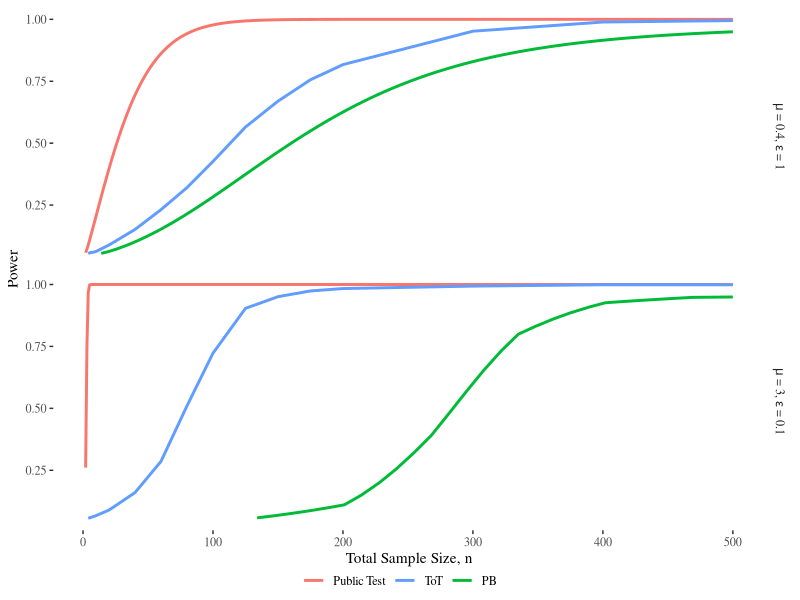
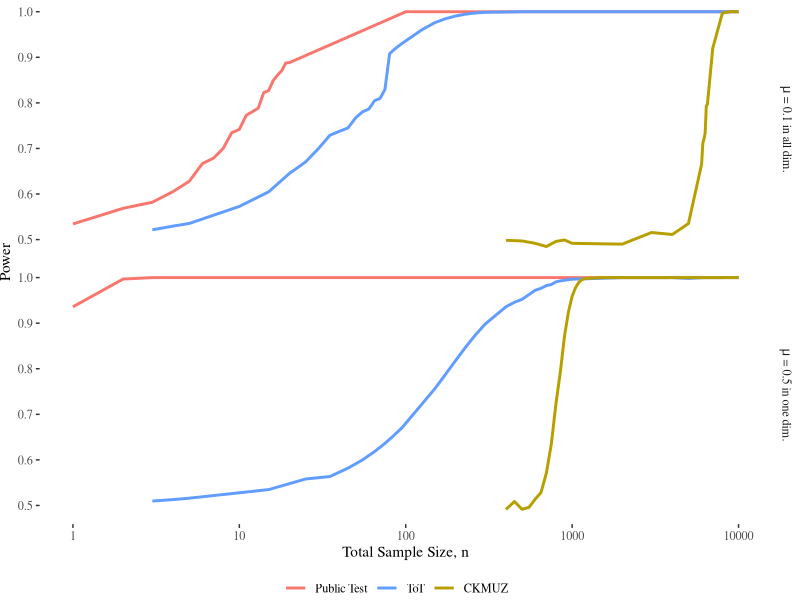
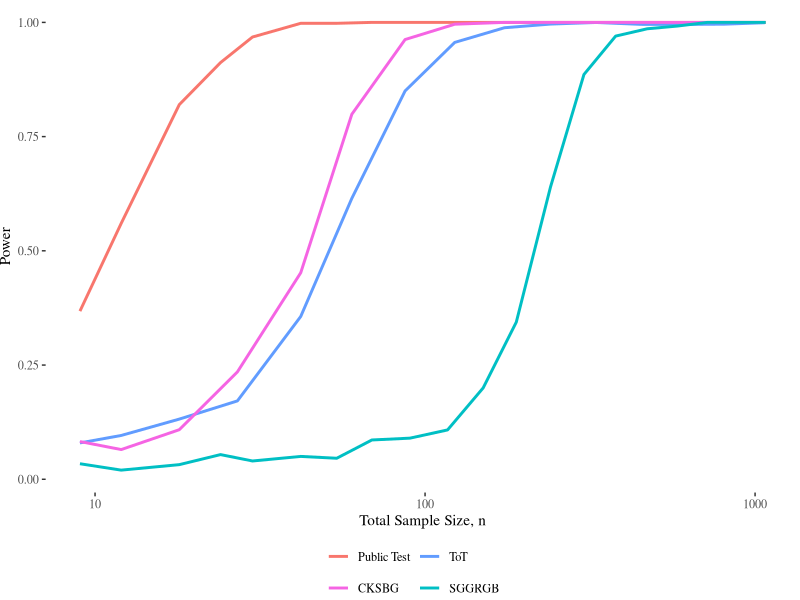
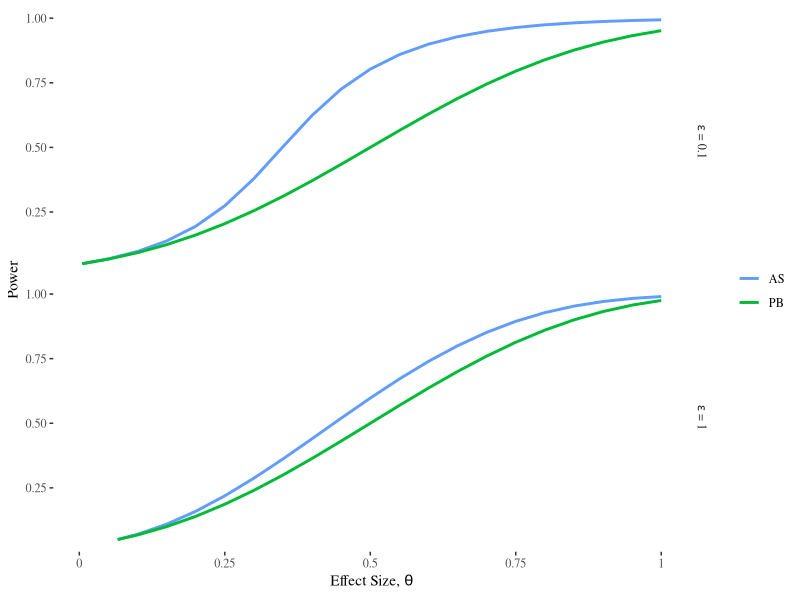
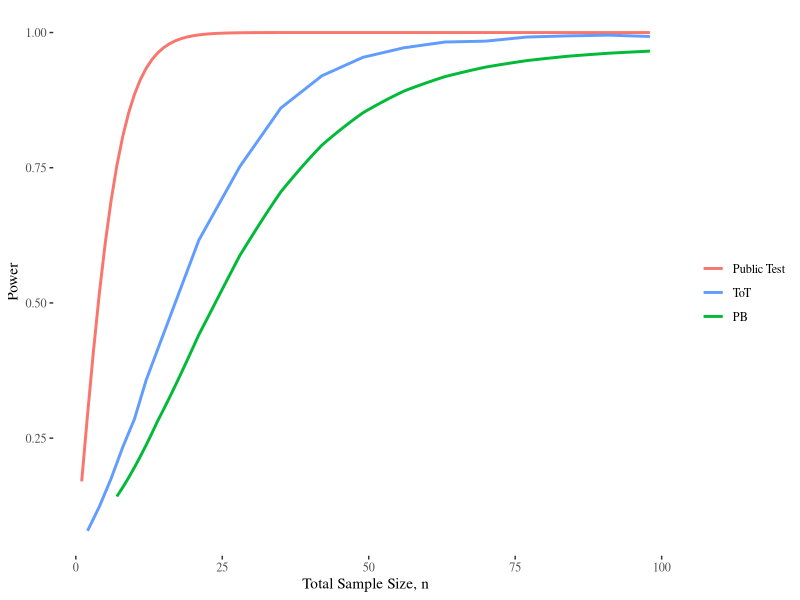
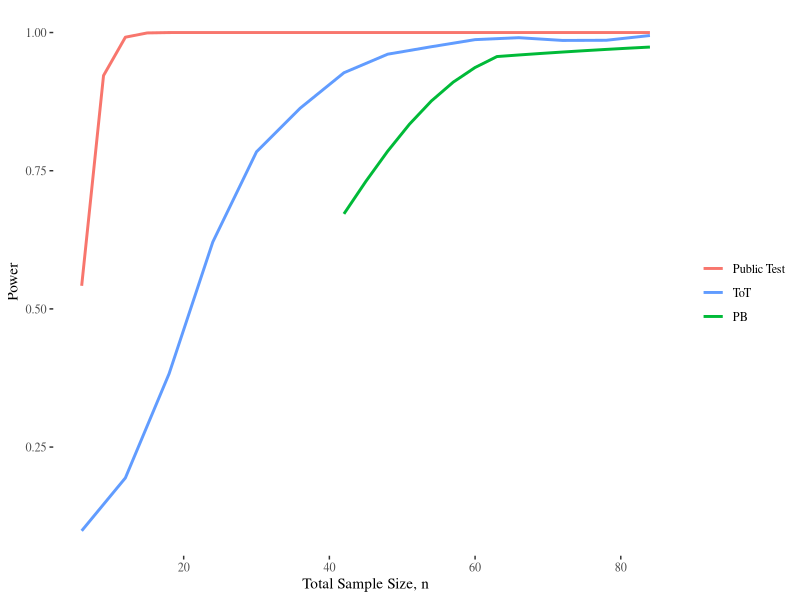
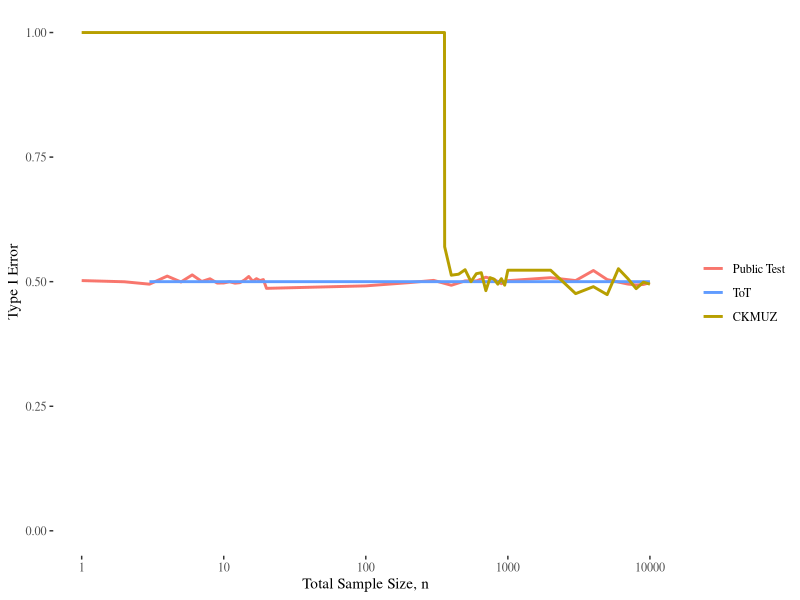
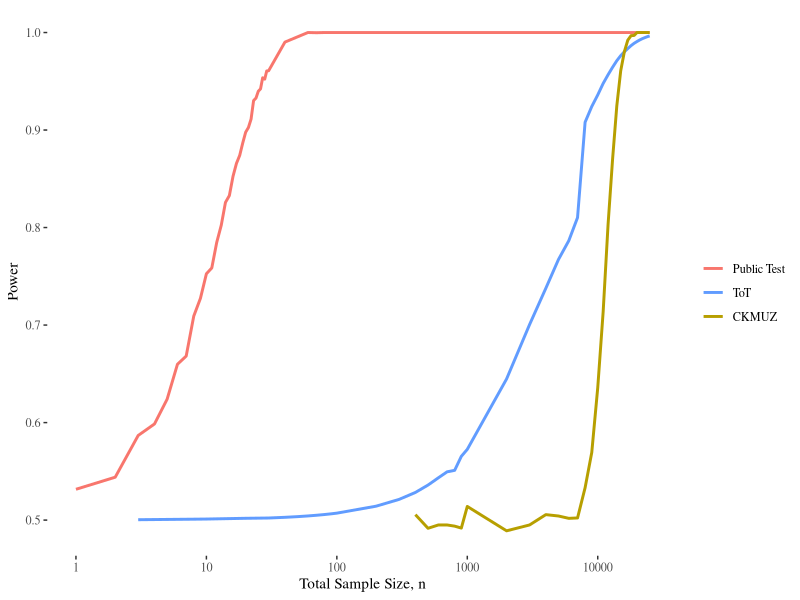

Write R code to recreate these figures, in order.
## ---- chunk 1
knitr::opts_chunk$set(echo = TRUE, fig.width = 8, fig.height = 1.75)
library(readr)
library(tidyverse)
library(ggthemes)
library(purrr)

plot_colors <- c("#F8766D", # Public Test
                 "#B79F00", # Canonne et al. (CKMUZ)
                 "#00BA38", # Pena-Barrientos (PB)
                 "#00BFC4", # Swanberg et al. (SGGRGB)
                 "#619CFF", # Test of Tests (ToT)/ Awan and Slavkovic (AS)
                 "#F564E3") # Couch et al. (CKSBG)
## ---- chunk 2
Figure_2 <- read_csv("figures_data/Figure_2.csv", show_col_types = FALSE)

Figure_2 %>%
  # Adjust Order of Tests in Legend
  mutate(test = factor(test, levels = c("Public Test", "ToT", "PB"))) %>%
  # Create a Variable of Facet Labels
  mutate(eff = paste0("mu*' = ", eff,", '*epsilon*' = ", eps,"'")) %>%
  ggplot(aes(x = n, y = power, color = test)) +
  geom_line(linewidth =  1) +
  facet_grid(rows = vars(eff), labeller = label_parsed) +
  scale_color_manual(values = plot_colors[c(1,5,3)]) +
  labs(x = "Total Sample Size, n", y = "Power", color = "") +
  theme_tufte() +
  theme(legend.position="bottom", legend.margin=margin(-10,0,0,-20))

ggsave("ICML_plots/Fig2.pdf", width = 3.25, height = 4, 
       dpi=600, units = "in", device = "pdf")
## ---- chunk 3
Figure_3 <- read_csv("figures_data/Figure_3.csv", show_col_types = FALSE)

Figure_3 %>%
  # Adjust Order of Tests in Legend
  mutate(test = factor(test, levels = c("Public Test", "ToT", "CKMUZ"))) %>%
  # Create a Variable of Facet Labels
  mutate(eff = case_when(eff == 0.5 ~ "mu*' = 0.5 in one dim.'",
                         eff == 0.1 ~ "mu*' = 0.1 in all dim.'")) %>%
  ggplot(aes(x = n, y = power, color = test)) + 
  geom_line(linewidth =  1) + 
  facet_grid(rows = vars(eff), labeller = label_parsed) +
  labs(x = "Total Sample Size, n", y = "Power", color = "") +
  scale_x_log10() + theme_tufte() +
  scale_color_manual(values = plot_colors[c(1,5,2)]) + 
  theme(legend.position="bottom", legend.margin=margin(0,0,0,-20),
        plot.margin=grid::unit(c(0,0,0,0), "mm"))

ggsave("ICML_plots/Fig3.pdf", width = 3.25, height = 4, 
       dpi=600, units = "in")
## ---- chunk 4
Figure_4 <- read_csv("figures_data/Figure_4.csv", show_col_types = FALSE)

Figure_4 %>%
  # Adjust Order of Tests in Legend
  mutate(test = factor(test, levels = c("Public Test", "ToT",
                                        "CKSBG", "SGGRGB"))) %>%
  ggplot(aes(x = n, y = power, color = test)) + geom_line(linewidth =  1) +
  labs(x = "Total Sample Size, n", y = "Power", color = "") + 
  scale_x_log10() + theme_tufte() +
  scale_color_manual(values = plot_colors[c(1,5,6,4)]) + 
  theme(legend.position="bottom", legend.margin=margin(0,0,0,-20),
      plot.margin=grid::unit(c(0,0,0,0), "mm")) +
  guides(color=guide_legend(nrow=2, byrow=TRUE))

ggsave("ICML_plots/Fig4.pdf", width = 3.25, height = 2.75,
       dpi=600, units = "in")
## ---- chunk 5
Figure_5 <- read_csv("figures_data/Figure_5.csv", show_col_types = FALSE)

Figure_5 %>%
  mutate(epsilon = paste0("epsilon*' = ", eps,"'")) %>%
  mutate(test = case_when(test == "Awan & Slavkovic" ~ "AS", 
                          test == "Pena & Barrientos" ~ "PB")) %>%
  ggplot(aes(x = theta, y = power, color = test)) +
  geom_line(linewidth =  1) +
  facet_grid(rows = vars(epsilon), labeller = label_parsed) +
  labs(x = expression("Effect Size, "*theta), color = "", y = "Power") +
  scale_color_manual(values = plot_colors[c(5,3)]) +
  scale_x_continuous(labels = c(0, 0.25, 0.5, 0.75, 1)) +
  theme_tufte()

ggsave("ICML_plots/Fig5.pdf", width = 6.75, height = 1.75*2,
       dpi=600, units = "in")
## ---- chunk 6
Figure_6 <- read_csv("figures_data/Figure_6.csv", show_col_types = FALSE)

Figure_6 %>%
  mutate(test = case_when(test == "Public" ~ "Public Test", 
                          test == "PB" ~ "PB",
                          test == "ToT" ~ "ToT")) %>%
  mutate(test = factor(test, levels = c("Public Test", "ToT", "PB"))) %>%
  ggplot(aes(x = n, y = power, color = test)) +
  geom_line(linewidth =  1) +
  scale_color_manual(values = plot_colors[c(1,5,3)]) +
  labs(x = "Total Sample Size, n", y = "Power", color = "") +
  theme_tufte()

ggsave("ICML_plots/Fig6.pdf", width = 6.75, height = 1.75,
       dpi=600, units = "in")
## ---- chunk 7
Figure_7 <- read_csv("figures_data/Figure_7.csv", show_col_types = FALSE)

Figure_7 %>%
  mutate(test = case_when(test == "Public" ~ "Public Test", 
                          test == "PB" ~ "PB",
                          test == "ToT" ~ "ToT")) %>%
  mutate(test = factor(test, levels = c("Public Test", "ToT", "PB"))) %>%
  ggplot(aes(x = n, y = power, color = test)) +
  geom_line(linewidth =  1) +
  scale_color_manual(values = plot_colors[c(1,5,3)]) +
  labs(x = "Total Sample Size, n", y = "Power", color = "") +
  theme_tufte()

ggsave("ICML_plots/Fig7.pdf", width = 6.75, height = 1.75,
       dpi=600, units = "in")
## ---- chunk 8
Figure_8 <- read_csv("figures_data/Figure_8.csv", show_col_types = FALSE)

Figure_8 %>%
  mutate(test = case_when(test == "Public" ~ "Public Test", 
                          test == "Canonne" ~ "CKMUZ",
                          test == "Test of tests" ~ "ToT")) %>%
  mutate(test = factor(test, levels = c("Public Test", "ToT", "CKMUZ"))) %>%
  ggplot(aes(x = n, y = power, color = test)) + 
  geom_line(linewidth =  1) + 
  labs(x = "Total Sample Size, n", y = "Type I Error", color = "") +
  scale_x_log10() + theme_tufte() + ylim(0,1) + 
  scale_color_manual(values = plot_colors[c(1,5,2)])

ggsave("ICML_plots/Fig8.pdf", width = 6.75, height = 1.75,
       dpi=600, units = "in")
## ---- chunk 9
Figure_9 <- read_csv("figures_data/Figure_9.csv", show_col_types = FALSE)

Figure_9 %>%
  filter(!(test == "Canonne" & n < 359)) %>%
  mutate(test = case_when(test == "Public" ~ "Public Test", 
                          test == "Canonne" ~ "CKMUZ",
                          test == "Test of tests" ~ "ToT")) %>%
  mutate(test = factor(test, levels = c("Public Test", "ToT", "CKMUZ"))) %>%
  ggplot(aes(x = n, y = power, color = test)) + 
  geom_line(linewidth =  1) + 
  labs(x = "Total Sample Size, n", y = "Power", color = "") +
  scale_x_log10() + theme_tufte() + 
  scale_color_manual(values = plot_colors[c(1,5,2)])

ggsave("ICML_plots/Fig9.pdf", width = 6.75, height = 1.75,
       dpi=600, units = "in")
## ---- chunk 10
Figure_10 <- read_csv("figures_data/Figure_10.csv", show_col_types = FALSE)

Figure_10 %>%
  filter(!(test == "Canonne" & n < 359)) %>%
  mutate(test = case_when(test == "Public" ~ "Public Test", 
                          test == "Canonne" ~ "CKMUZ",
                          test == "Test of tests" ~ "ToT")) %>%
  mutate(test = factor(test, levels = c("Public Test", "ToT", "CKMUZ"))) %>%
  ggplot(aes(x = n, y = power, color = test)) + 
  geom_line(linewidth =  1) + 
  labs(x = "Total Sample Size, n", y = "Power", color = "") +
  scale_x_log10() + theme_tufte() + 
  scale_color_manual(values = plot_colors[c(1,5,2)])

ggsave("ICML_plots/Fig10.pdf", width = 6.75, height = 1.75,
       dpi=600, units = "in")
## ---- chunk 11
Figure_11 <- read_csv("figures_data/Figure_11.csv", show_col_types = FALSE)

Figure_11 %>%
  filter(!(test == "Canonne" & n < 359)) %>%
  mutate(test = case_when(test == "Public" ~ "Public Test", 
                          test == "Canonne" ~ "CKMUZ",
                          test == "Test of tests" ~ "ToT")) %>%
  mutate(test = factor(test, levels = c("Public Test", "ToT", "CKMUZ"))) %>%
  ggplot(aes(x = n, y = power, color = test)) + 
  geom_line(linewidth =  1) + 
  labs(x = "Total Sample Size, n", y = "Power", color = "") +
  scale_x_log10() + theme_tufte() + 
  scale_color_manual(values = plot_colors[c(1,5,2)])

ggsave("ICML_plots/Fig11.pdf", width = 6.75, height = 1.75,
       dpi=600, units = "in")
## ---- chunk 12
Figure_12 <- read_csv("figures_data/Figure_12.csv", show_col_types = FALSE)

Figure_12 %>%
  filter(!(test == "Canonne" & n <= 400)) %>%
  mutate(test = case_when(test == "Public" ~ "Public Test", 
                          test == "Canonne" ~ "CKMUZ",
                          test == "Test of tests" ~ "ToT")) %>%
  mutate(test = factor(test, levels = c("Public Test", "ToT", "CKMUZ"))) %>%
  ggplot(aes(x = n, y = power, color = test)) + 
  geom_line(linewidth =  1) + 
  labs(x = "Total Sample Size, n", y = "Power", color = "") +
  scale_x_log10() + theme_tufte() + 
  scale_color_manual(values = plot_colors[c(1,5,2)])

ggsave("ICML_plots/Fig12.pdf", width = 6.75, height = 1.75,
       dpi=600, units = "in")
## ---- chunk 13
Figure_13 <- read_csv("figures_data/Figure_13.csv", show_col_types = FALSE)

Figure_13 %>%
  filter(eps == 1, n <= 1226) %>%
  filter(test %in% c("Public ANOVA", "kw abs", "Private ANOVA",
                     "Test of tests")) %>%
  mutate(test = case_when(test == "Public ANOVA" ~ "Public Test", 
                          test == "Private ANOVA" ~ "SGGRGB",
                          test == "kw abs" ~ "CKSBG",
                          test == "Test of tests" ~ "ToT")) %>%
  mutate(test = factor(test, levels = c("Public Test", "ToT",
                                        "CKSBG", "SGGRGB"))) %>%
  ggplot(aes(x = n, y = power, color = test)) + geom_line(linewidth =  1) +
  labs(x = "Total Sample Size, n", y = "Power", color = "") + 
  scale_x_log10() + theme_tufte() +
  scale_color_manual(values = plot_colors[c(1,5,6,4)])

ggsave("ICML_plots/Fig13.pdf", width = 6.75, height = 1.75,
       dpi=600, units = "in")
## ---- chunk 14
Figure_14 <- read_csv("figures_data/Figure_14.csv", show_col_types = FALSE)

Figure_14 %>%
  filter(n <= 1226) %>%
  filter(test %in% c("pub", "Private KW", "Private ANOVA",
                     "Test of tests")) %>%
  mutate(test = case_when(test == "pub" ~ "Public Test", 
                          test == "Private ANOVA" ~ "SGGRGB",
                          test == "Private KW" ~ "CKSBG",
                          test == "Test of tests" ~ "ToT")) %>%
  mutate(test = factor(test, levels = c("Public Test", "ToT",
                                        "CKSBG", "SGGRGB"))) %>%
  ggplot(aes(x = n, y = power, color = test)) + geom_line(linewidth =  1) +
  labs(x = "Total Sample Size, n", y = "Power", color = "") + 
  scale_x_log10() + theme_tufte() +
  scale_color_manual(values = plot_colors[c(1,5,6,4)])

ggsave("ICML_plots/Fig14.pdf", width = 6.75, height = 1.75,
       dpi=600, units = "in")
## ---- chunk 15
Figure_15 <- read_csv("figures_data/Figure_15.csv", show_col_types = FALSE)

Figure_15 %>%
  filter(n <= 1226) %>%
  filter(test %in% c("pub", "Private KW", "Private ANOVA",
                     "Test of tests")) %>%
  mutate(test = case_when(test == "pub" ~ "Public Test", 
                          test == "Private ANOVA" ~ "SGGRGB",
                          test == "Private KW" ~ "CKSBG",
                          test == "Test of tests" ~ "ToT")) %>%
  mutate(test = factor(test, levels = c("Public Test", "ToT",
                                        "CKSBG", "SGGRGB"))) %>%
  ggplot(aes(x = n, y = power, color = test)) + geom_line(linewidth =  1) +
  labs(x = "Total Sample Size, n", y = "Power", color = "") + 
  scale_x_log10() + theme_tufte() +
  scale_color_manual(values = plot_colors[c(1,5,6,4)])

ggsave("ICML_plots/Fig15.pdf", width = 6.75, height = 1.75,
       dpi=600, units = "in")
## ---- chunk 16
Figure_16 <- read_csv("figures_data/Figure_16.csv", show_col_types = FALSE)

Figure_16 %>%
  filter(n <= 1311) %>%
  filter(test %in% c("Public KW", "New KW", "Private ANOVA",
                     "Test of tests")) %>%
  mutate(test = case_when(test == "Public KW" ~ "Public Test", 
                          test == "Private ANOVA" ~ "SGGRGB",
                          test == "New KW" ~ "CKSBG",
                          test == "Test of tests" ~ "ToT")) %>%
  mutate(test = factor(test, levels = c("Public Test", "ToT",
                                        "CKSBG", "SGGRGB"))) %>%
  ggplot(aes(x = n, y = power, color = test)) + geom_line(linewidth =  1) +
  labs(x = "Total Sample Size, n", y = "Power", color = "") + 
  scale_x_log10() + theme_tufte() +
  scale_color_manual(values = plot_colors[c(1,5,6,4)])

ggsave("ICML_plots/Fig16.pdf", width = 6.75, height = 1.75,
       dpi=600, units = "in")
